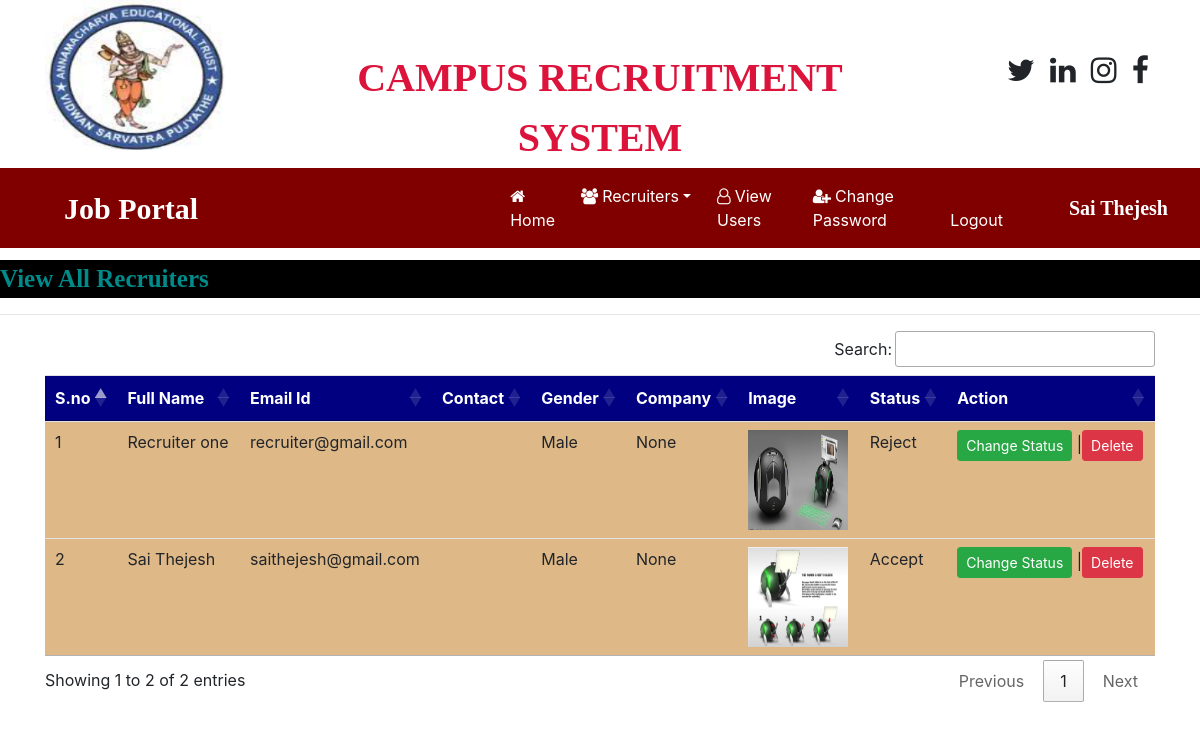
The page /recruiter_all/ (signed in) on the database its author committed.
### OnlinejobportalApp/models.py (models this page shows, shortened)
class Recruiter(models.Model):
	user =models.ForeignKey(User,on_delete=models.CASCADE)
	mobile = models.CharField(max_length=10,null=True)
	image= models.FileField(null=True)
	gender=models.CharField(max_length=10,null=True)
	company = models.CharField(max_length=100,null=True)
	type = models.CharField(max_length=10,null=True)
	status = models.CharField(max_length=20,null=True)

### OnlinejobportalApp/views.py (the view)
# urls.py: path('recruiter_all/',views.recruiter_all,name='recruiter_all'),
def recruiter_all(request):
	if not request.user.is_authenticated:
		return redirect('admin_login')
	data = Recruiter.objects.all()
	d={'data':data}
	return render(request,'html/recruiter_all.html',d)

### OnlinejobportalApp/templates/html/recruiter_all.html
{% load static %}
{% block body %}
{% include 'html/admin_navigation.html' %}
<marquee style="font-family: 'Algerian'; font-size: 25px; color: darkcyan; background-color: black;font-weight: bold;margin-top: 1%">
	View All Recruiters
</marquee>
<hr>
<div class="container">
<table class="table table-hover" id="example">
	<thead>
		<tr style = "background-color: #000080;color:white">
			<th>S.no</th>
			<th>Full Name</th>
			<th>Email Id</th>
			<th>Contact</th>
			<th>Gender</th>
			<th>Company</th>
			<th>Image</th>
			<th>Status</th>
			<th>Action</th>
		</tr>
	</thead>
	<tbody>
		{% for i in data %}
		<tr style = "background-color: #DEB887">
			<td>{{forloop.counter}}</td>
			<td>{{i.user.first_name}} {{i.user.last_name}}</td>
			<td>{{i.user.username}}</td>
			<td>{{i.moblie}}</td>
			<td>{{i.gender}}</td>
			<td>{{i.company}}</td>
			<td><img src="{{i.image.url}}" style="height: 100px; width: 100px;"></td>
			<td>{{i.status}}</td>
			<td><a href="{% url 'change_status' i.id %}" class="btn btn-success btn-sm " >Change Status</a>
				|<a href="{% url 'delete_recruiter' i.user.id %}" class="btn btn-danger btn-sm " >Delete</a>
			</td>
		</tr>
		{% endfor %}
	</tbody>
</table>
</div>
{% endblock %}

### OnlinejobportalApp/templates/html/admin_navigation.html (shortened to what this page needs)
<!DOCTYPE html>
<html>
<head>
	{% load static %}
  <link rel="stylesheet" href="https://maxcdn.bootstrapcdn.com/bootstrap/4.5.2/css/bootstrap.min.css">
  <link rel="stylesheet" href="https://cdnjs.cloudflare.com/ajax/libs/font-awesome/4.7.0/css/font-awesome.min.css">
<link rel="stylesheet" href="https://cdnjs.cloudflare.com/ajax/libs/font-awesome/4.7.0/css/font-awesome.min.css">
<link rel ="stylesheet" href="https://cdn.datatables.net/1.10.24/css/jquery.dataTables.min.css">
<link rel ="stylesheet" href= "https://cdn.datatables.net/buttons/1.7.0/css/buttons.dataTables.min.css">
</head>
<body>
<div class="container">
	<div class="row">
		<div class="col-sm-3">
			<img src="{% static 'images/logo.PNG' %}" style="width:180px; height:150px">
		</div>
		<div class="col-sm-6 mt-5 text-center">
			<span style="font-weight: bold ; font-size: 40px; font-family: Caliri">
				<span style="color : crimson ; ">CAMPUS RECRUITMENT SYSTEM</span>
			</span>
		</div>
		<div class="col-sm-3 mt-5" style="padding-left: 10%">
			<span style="font-weight: bold; font-size: 30px">
				<span><i class="fa fa-twitter pl-2"></i></span>
				<span><i class="fa fa-linkedin pl-2"></i></span>
				<span><i class="fa fa-instagram pl-2"></i></span>
				<span><i class="fa fa-facebook pl-2"></i></span>
			</span>
		</div>
	</div>
</div>
<nav class="navbar navbar-expand-sm" style="background-color: maroon">
	<a class="navbar-brand text-white pl-5 font-weight-bold" style="font-family: 'Algerian'; font-size: 30px ">Job Portal</a>
	<ul class="navbar-nav">
		<li class="nav-item">
			<a class="nav-link" href=" {%url 'admin_home'%}" style="margin-left: 288px"><i class="fa fa-home mr-1"></i>Home</a>
		</li>
		<li class="nav-item dropdown">
			<a class="nav-link dropdown-toggle" href="#" data-toggle="dropdown"><i class="fa fa-users mr-1"></i>Recruiters</a>
		</li>
		<li class="nav-item">
			<a class="nav-link" href="{% url 'view_users' %}"><i class="fa fa-user-o mr-1"></i>View Users</a>
		</li>
		<li class="nav-item">
			<a class="nav-link" href="{% url 'change_passwordadmin' %}"><i class="fa fa-user-plus mr-1"></i>Change Password</a>
		</li>
		<li class="nav-item">
			<a class="nav-link" href="{% url 'Logout' %}">Logout</a>
		</li>
	</ul>
	<a class="navbar-brand text-white pl-5 font-weight-bold" style="font-family: 'Algerian'; font-size: 20px ">{{request.user.first_name}} {{request.user.last_name}}</a>
</nav>
</body>
</html>

### OnlinejobportalApp/templates/html/admin_navigation.html (style rules this page uses)
.nav-link { color:white !important; margin-right: 10px; }

### rows shown on the page
Recruiter: user.first_name "Recruiter", user.last_name "one", user.username "recruiter@gmail.com", gender "Male", company "None", image (picture), status "Reject"
Recruiter: user.first_name "Sai", user.last_name "Thejesh", user.username "saithejesh@gmail.com", gender "Male", company "None", image (picture), status "Accept"

### other values the page prints
{{ request.user.first_name }} "Sai"
{{ request.user.last_name }} "Thejesh"
